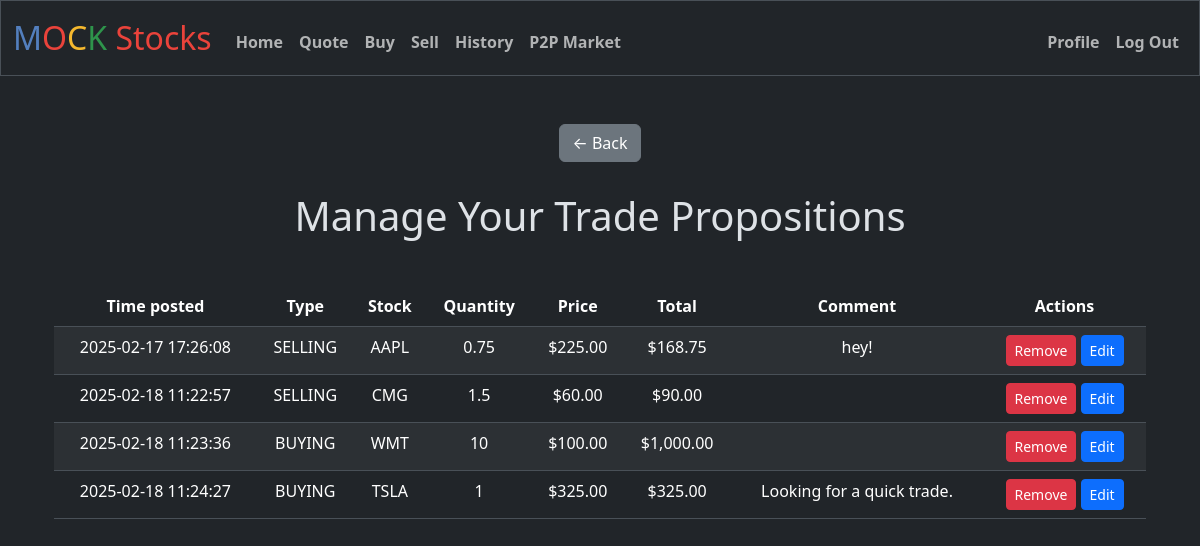
The app's page /managep2p (signed in) with its own data.
### tables this page shows
CREATE TABLE p2p_market (
            p2p_id INTEGER PRIMARY KEY AUTOINCREMENT NOT NULL,
            time_posted DATETIME NOT NULL DEFAULT CURRENT_TIMESTAMP,
            stock_ticker TEXT NOT NULL,
            amount NUMERIC NOT NULL,
            price REAL NOT NULL,
            type TEXT NOT NULL,
            comment TEXT,
            user_id INTEGER NOT NULL,
            FOREIGN KEY (user_id) REFERENCES users(id)
        );

### app.py (the view, shortened to what this page needs)
@app.route("/managep2p", methods=["GET", "POST"])
@limiter.limit("60 per minute", methods=["POST"])
@login_required
def managep2p():
    user_id = session["user_id"]
    p2p_trades = execute_query("SELECT * FROM p2p_market WHERE user_id = ?", (user_id,))
    p2p_trades = [dict(p2p_trade) for p2p_trade in p2p_trades]
    for p2p_trade in p2p_trades:
        p2p_trade["time_posted"] = datetime.datetime.strptime(p2p_trade["time_posted"], "%Y-%m-%d %H:%M:%S.%f")
    return render_template("managep2p.html", p2p_trades=p2p_trades)

### app.py (called while the page is built)
@app.teardown_appcontext
def teardown_db(exception):
    close_db(exception)

@app.before_request
def manage_session():
    session.permanent = True
    if "device_id" not in session:
        session["device_id"] = request.cookies.get("device_id", str(uuid.uuid4()))
    if "user_id" in session:
        session.modified = True
    elif request.endpoint not in ["login", "register", "static"]:
        return redirect("/login")

@app.after_request
def after_request(response):
    response.headers["Cache-Control"] = "no-cache, no-store, must-revalidate"
    response.headers["Expires"] = 0
    response.headers["Pragma"] = "no-cache"
    return response

### database.py (called while the page is built)
def get_db_connection():
    if "db" not in g:
        g.db = sqlite3.connect(DATABASE)
        g.db.row_factory = sqlite3.Row  # Makes rows return as dictionaries
    return g.db

def execute_query(query, params=(), fetchone=False):
    db = get_db_connection()
    try:
        cursor = db.execute(query, params)
        if query.strip().upper().startswith(("INSERT", "UPDATE", "DELETE")):
            db.commit()
        if fetchone:
            result = cursor.fetchone()
            return [result] if result else []  # Wrap in a list if not None
        else:
            return cursor.fetchall()  # Already a list
    except sqlite3.Error as e:
        print(f"Database error: {e}")
        return []  # Return an empty list on error
    finally:
        cursor.close()  # Always close the cursor

### helpers.py (called while the page is built)
def login_required(f):
    @wraps(f)
    def decorated_function(*args, **kwargs):
        if session.get("user_id") is None:
            return redirect("/login")
        return f(*args, **kwargs)
    return decorated_function

def usd(value):
    return f"${value:,.2f}"

### templates/managep2p.html (shortened to what this page needs)
{% extends "layout.html" %}
{% block main %}
        <a href="/p2p" class="btn btn-secondary">← Back</a>
        <h1 style="padding: 30px; margin: 0 auto;">Manage Your Trade Propositions</h1>
    <div class="container">
        <table class="table table-striped mt-3">
            <thead>
                <tr>
                    <th>Time posted</th>
                    <th>Type</th>
                    <th>Stock</th>
                    <th>Quantity</th>
                    <th>Price</th>
                    <th>Total</th>
                    <th>Comment</th>
                    <th>Actions</th>
                </tr>
            </thead>
            <tbody>
                {% for trade in p2p_trades %}
                <tr>
                    <td>{{ trade.time_posted.strftime('%Y-%m-%d %H:%M:%S') }}</td>
                    <td>{{ trade.type }}</td>
                    <td>{{ trade.stock_ticker }}</td>
                    <td>{{ trade.amount }}</td>
                    <td>{{ trade.price | usd }}</td>
                    <td>{{ (trade.amount * trade.price) | usd }}</td>
                    <td>{{ trade.comment }}</td>
                    <td>
                        <button class="btn btn-danger btn-sm"
                            onclick="removeTrade('{{ trade.p2p_id }}', '{{ trade.stock_ticker }}', '{{ trade.amount }}', '{{ trade.price }}')">
                            Remove
                        </button>
                        <button class="btn btn-primary btn-sm"
                            onclick="editTrade('{{ trade.p2p_id }}', '{{ trade.stock_ticker }}', '{{ trade.amount }}', '{{ trade.price }}', '{{ trade.comment }}')">
                            Edit
                        </button>
                    </td>
                </tr>
                {% endfor %}
            </tbody>
        </table>
    </div>
{% endblock %}

### records on screen
p2p_market: time_posted "2025-02-17 17:26:08", type "SELLING", stock_ticker "AAPL", amount "0.75", price "$225.00", (trade.amount*trade.price)|usd "$168.75", comment "hey!"
p2p_market: time_posted "2025-02-18 11:22:57", type "SELLING", stock_ticker "CMG", amount "1.5", price "$60.00", (trade.amount*trade.price)|usd "$90.00"
p2p_market: time_posted "2025-02-18 11:23:36", type "BUYING", stock_ticker "WMT", amount "10", price "$100.00", (trade.amount*trade.price)|usd "$1,000.00"
p2p_market: time_posted "2025-02-18 11:24:27", type "BUYING", stock_ticker "TSLA", amount "1", price "$325.00", (trade.amount*trade.price)|usd "$325.00", comment "Looking for a quick trade."
